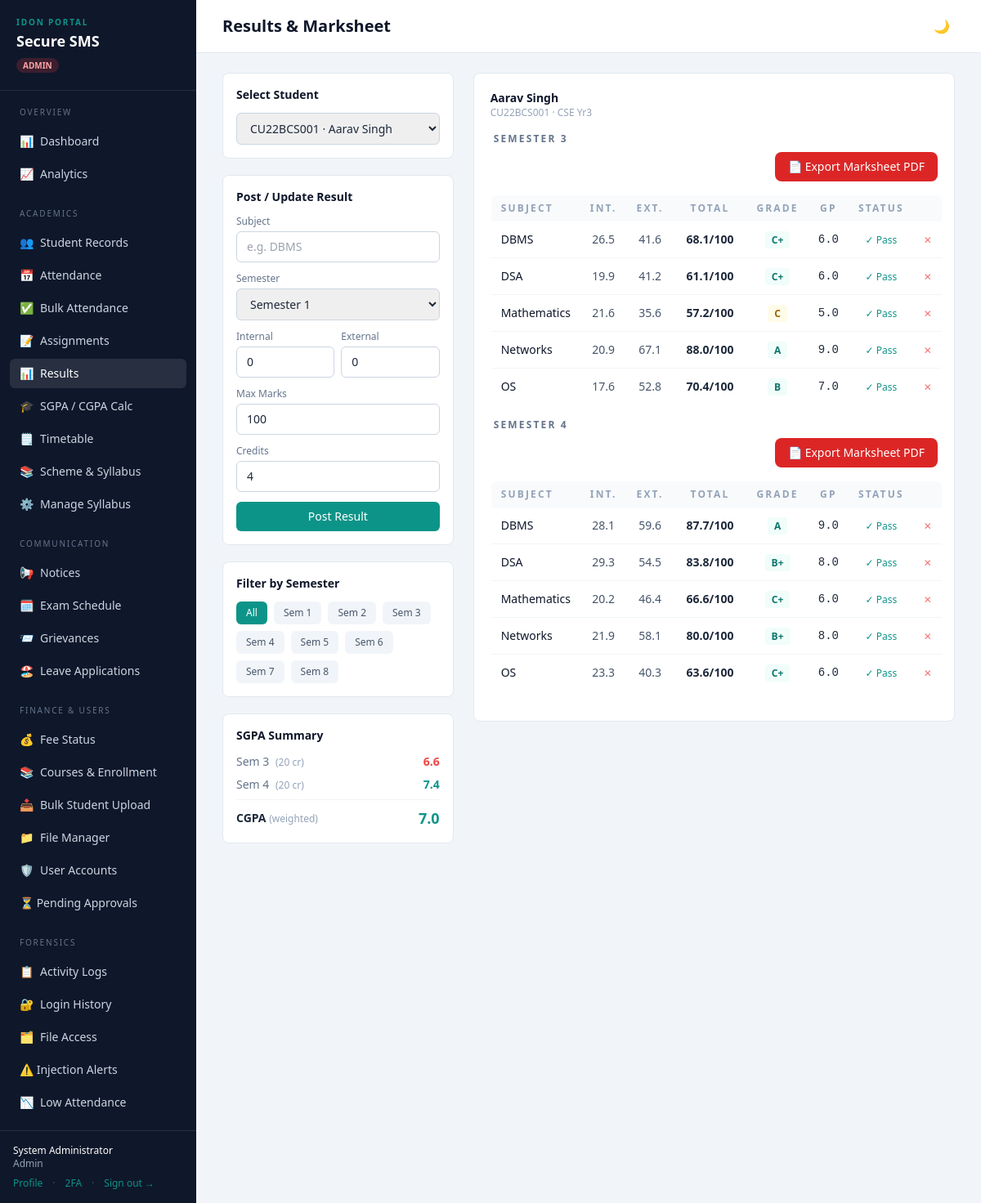
/results?student_id=1 (signed in), run on the app's committed database.
### tables this page shows
CREATE TABLE students (
    id           INTEGER PRIMARY KEY AUTOINCREMENT,
    roll_number  TEXT UNIQUE NOT NULL,
    full_name    TEXT NOT NULL,
    email        TEXT NOT NULL,
    department   TEXT NOT NULL,
    year         INTEGER NOT NULL,
    cgpa         REAL,
    phone        TEXT,
    created_by   INTEGER REFERENCES users(id),
    created_at   DATETIME DEFAULT CURRENT_TIMESTAMP,
    updated_at   DATETIME DEFAULT CURRENT_TIMESTAMP
, programme TEXT, current_semester INTEGER, user_id INTEGER REFERENCES users(id));

CREATE TABLE results (
    id             INTEGER PRIMARY KEY AUTOINCREMENT,
    student_id     INTEGER NOT NULL REFERENCES students(id) ON DELETE CASCADE,
    subject        TEXT NOT NULL,
    semester       INTEGER NOT NULL,
    internal_marks REAL DEFAULT 0,
    external_marks REAL DEFAULT 0,
    total_marks    REAL DEFAULT 0,
    max_marks      REAL DEFAULT 100,
    grade          TEXT,
    grade_points   REAL,
    status         TEXT NOT NULL DEFAULT 'pass',
    posted_by      INTEGER REFERENCES users(id),
    created_at     DATETIME DEFAULT CURRENT_TIMESTAMP, credits INTEGER DEFAULT 4,
    UNIQUE(student_id, subject, semester)
);

### app.py (the view)
@app.route("/results")
@login_required
def results():
    u = current_user()
    selected_student = None
    result_rows = []
    semester_summary = []
    students = []
    if u["role"] == "student":
        user_db = query_one("SELECT * FROM users WHERE id = ?", (u["id"],))
        selected_student = query_one(
            "SELECT * FROM students WHERE email = ? OR full_name = ?",
            (user_db["email"], user_db["full_name"])
        )
        sid = selected_student["id"] if selected_student else None
    else:
        students = query_all("SELECT id, roll_number, full_name FROM students ORDER BY roll_number")
        sid = request.args.get("student_id") or None
        if sid:
            selected_student = query_one("SELECT * FROM students WHERE id = ?", (sid,))
    sem = request.args.get("sem") or None
    if sid:
        if sem:
            result_rows = query_all(
                "SELECT * FROM results WHERE student_id = ? AND semester = ? ORDER BY subject",
                (sid, int(sem))
            )
        else:
            result_rows = query_all(
                "SELECT * FROM results WHERE student_id = ? ORDER BY semester, subject", (sid,)
            )
        semester_summary = query_all("""
            SELECT semester,
                   COUNT(*) subjects,
                   SUM(COALESCE(credits, 4)) total_credits,
                   ROUND(SUM(grade_points * COALESCE(credits, 4)) / NULLIF(SUM(COALESCE(credits, 4)), 0), 2) AS sgpa,
                   SUM(CASE WHEN status='fail' THEN 1 ELSE 0 END) backlogs
            FROM results WHERE student_id = ?
            GROUP BY semester ORDER BY semester
        """, (sid,))
        cgpa_row = query_one("""
            SELECT ROUND(
                SUM(grade_points * COALESCE(credits, 4)) /
                NULLIF(SUM(COALESCE(credits, 4)), 0), 2) AS cgpa,
                   SUM(COALESCE(credits, 4)) total_credits
            FROM results WHERE student_id = ?
        """, (sid,))
        cgpa = cgpa_row["cgpa"] if cgpa_row else None
    else:
        cgpa = None
    semesters = list(range(1, 9))
    fz.log_activity(request, u, "view", "results", f"student_id={sid}")
    return render_template("results.html", selected_student=selected_student,
                           result_rows=result_rows, semester_summary=semester_summary,
                           students=students, sid=int(sid) if sid else None,
                           sem=int(sem) if sem else None, semesters=semesters,
                           cgpa=cgpa)

### app.py (called while the page is built)
@app.context_processor
def inject_user():
    u = current_user()
    pending_count = 0
    if u and u.get("role") == "admin":
        row = query_one("SELECT COUNT(*) c FROM users WHERE status='pending'")
        pending_count = row["c"] if row else 0
    return {"user": u, "config": Config, "pending_count": pending_count}

### auth.py (called while the page is built)
def current_user():
    if "user_id" in session:
        return {
            "id": session["user_id"],
            "username": session.get("username"),
            "role": session.get("role"),
            "full_name": session.get("full_name"),
        }
    return None

def _check_session_timeout():
    last = session.get("_last_active")
    now = int(time())
    if last and (now - last) > Config.SESSION_TIMEOUT_SECONDS:
        session.clear()
        return True
    session["_last_active"] = now
    return False

def login_required(view):
    @wraps(view)
    def wrapped(*args, **kwargs):
        if "user_id" not in session:
            flash("Please sign in to continue.", "error")
            return redirect(url_for("login"))
        if _check_session_timeout():
            flash("Your session expired due to inactivity. Please sign in again.", "error")
            return redirect(url_for("login"))
        return view(*args, **kwargs)
    return wrapped

### database.py (called while the page is built)
def get_connection():
    conn = sqlite3.connect(Config.DB_PATH)
    conn.row_factory = sqlite3.Row
    conn.execute("PRAGMA foreign_keys = ON")
    return conn

def query_all(sql, params=()):
    conn = get_connection()
    rows = conn.execute(sql, params).fetchall()
    conn.close()
    return rows

def query_one(sql, params=()):
    conn = get_connection()
    row = conn.execute(sql, params).fetchone()
    conn.close()
    return row

def execute(sql, params=()):
    conn = get_connection()
    cur = conn.execute(sql, params)
    conn.commit()
    last_id = cur.lastrowid
    conn.close()
    return last_id

### forensics.py (called while the page is built)
def _client_ip(request):
    return request.headers.get("X-Forwarded-For", request.remote_addr) or "unknown"

### templates/results.html (shortened to what this page needs)
{% extends "base.html" %}
{% block heading %}Results &amp; Marksheet{% endblock %}
{% block content %}
<div class="grid lg:grid-cols-3 gap-6">
  <div class="space-y-5">
    {% if user.role in ('admin','faculty') %}
    <div class="bg-white rounded-lg border border-slate-200 p-4">
      <h3 class="text-sm font-semibold text-ink mb-3">Select Student</h3>
      <form method="get">
        <select name="student_id" onchange="this.form.submit()"
                class="w-full rounded-md border border-slate-300 px-3 py-2 text-sm focus:border-signal outline-none">
          {% for s in students %}
            <option value="{{ s.id }}" {{ 'selected' if sid == s.id else '' }}>
              {{ s.roll_number }} · {{ s.full_name }}
            </option>
          {% endfor %}
        </select>
      </form>
    </div>
    {% if selected_student %}
    <div class="bg-white rounded-lg border border-slate-200 p-4">
      <h3 class="text-sm font-semibold text-ink mb-3">Post / Update Result</h3>
      <form method="post" action="{{ url_for('result_post') }}" class="space-y-3">
        <div>
          <label class="block text-xs font-medium text-slate-500 mb-1">Subject</label>
          <input name="subject" required placeholder="e.g. DBMS"
                 class="w-full rounded-md border border-slate-300 px-3 py-2 text-sm focus:border-signal focus:ring-1 focus:ring-signal outline-none">
        </div>
        <div>
          <label class="block text-xs font-medium text-slate-500 mb-1">Semester</label>
          <select name="semester" class="w-full rounded-md border border-slate-300 px-3 py-2 text-sm focus:border-signal outline-none">
            {% for s in semesters %}<option value="{{ s }}">Semester {{ s }}</option>{% endfor %}
          </select>
        </div>
        <div class="grid grid-cols-2 gap-2">
          <div>
            <label class="block text-xs font-medium text-slate-500 mb-1">Internal</label>
            <input name="internal_marks" type="number" step="0.1" min="0" value="0"
                   class="w-full rounded-md border border-slate-300 px-3 py-2 text-sm focus:border-signal outline-none">
          </div>
          <div>
            <label class="block text-xs font-medium text-slate-500 mb-1">External</label>
            <input name="external_marks" type="number" step="0.1" min="0" value="0"
                   class="w-full rounded-md border border-slate-300 px-3 py-2 text-sm focus:border-signal outline-none">
          </div>
        </div>
        <div>
          <label class="block text-xs font-medium text-slate-500 mb-1">Max Marks</label>
          <input name="max_marks" type="number" value="100"
                 class="w-full rounded-md border border-slate-300 px-3 py-2 text-sm focus:border-signal outline-none">
        </div>
        <div>
          <label class="block text-xs font-medium text-slate-500 mb-1">Credits</label>
          <input name="credits" type="number" value="4" min="1" max="6"
                 class="w-full rounded-md border border-slate-300 px-3 py-2 text-sm focus:border-signal outline-none">
        </div>
        <button class="w-full bg-signal hover:bg-teal-700 text-white text-sm font-medium py-2 rounded-md transition">
          Post Result
        </button>
      </form>
    </div>
    {% endif %}
    {% endif %}
    {% if selected_student %}
    <div class="bg-white rounded-lg border border-slate-200 p-4">
      <h3 class="text-sm font-semibold text-ink mb-3">Filter by Semester</h3>
      <div class="flex flex-wrap gap-2">
        <a href="?{% if sid %}student_id={{ sid }}&{% endif %}"
           class="px-3 py-1.5 rounded-md text-xs font-medium {{ 'bg-signal text-white' if not sem else 'bg-slate-100 text-slate-600 hover:bg-slate-200' }}">
          All
        </a>
        {% for s in semesters %}
        <a href="?{% if sid %}student_id={{ sid }}&{% endif %}sem={{ s }}"
           class="px-3 py-1.5 rounded-md text-xs font-medium {{ 'bg-signal text-white' if sem==s else 'bg-slate-100 text-slate-600 hover:bg-slate-200' }}">
          Sem {{ s }}
        </a>
        {% endfor %}
      </div>
    </div>
    {% endif %}
    {% if semester_summary %}
    <div class="bg-white rounded-lg border border-slate-200 p-4">
      <h3 class="text-sm font-semibold text-ink mb-3">SGPA Summary</h3>
      <div class="space-y-2">
        {% for r in semester_summary %}
        <div class="flex items-center justify-between text-sm">
          <div>
            <span class="text-slate-500">Sem {{ r.semester }}</span>
            <span class="text-xs text-slate-400 ml-1">({{ r.total_credits }} cr)</span>
          </div>
          <div class="text-right">
            <span class="font-semibold {{ 'text-teal-600' if r.sgpa >= 7 else 'text-red-500' }}">
              {{ r.sgpa }}
            </span>
          </div>
        </div>
        {% endfor %}
        {% if cgpa %}
        <div class="pt-2 border-t border-slate-100 flex items-center justify-between text-sm font-semibold">
          <span>CGPA <span class="text-xs text-slate-400 font-normal">(weighted)</span></span>
          <span class="text-signal text-lg">{{ cgpa }}</span>
        </div>
        {% endif %}
      </div>
    </div>
    {% endif %}
  </div>
  <div class="lg:col-span-2">
    {% if selected_student %}
    <div class="bg-white rounded-lg border border-slate-200 p-5">
      <div class="flex items-center justify-between mb-4">
        <div>
          <h2 class="text-sm font-semibold text-ink">{{ selected_student.full_name }}</h2>
          <p class="text-xs text-slate-400">{{ selected_student.roll_number }} · {{ selected_student.department }} Yr{{ selected_student.year }}
          </p>
        </div>
      </div>
      {% if result_rows %}
      {% set current_sem = namespace(val=None) %}
      {% for r in result_rows %}
        {% if r.semester != current_sem.val %}
          {% if current_sem.val is not none %}</tbody></table></div>{% endif %}
          {% set current_sem.val = r.semester %}
          <div class="mb-4">
          <div class="text-xs font-semibold text-slate-500 eyebrow uppercase mb-2 px-1">Semester {{ r.semester }}</div>
  {% if selected_student or user.role == 'student' %}
  <div class="mb-4 flex justify-end">
    {% if user.role == 'student' %}
    <a href="{{ url_for('results_export_pdf') }}"
       class="inline-flex items-center gap-2 px-4 py-2 bg-red-600 text-white text-sm rounded-lg hover:bg-red-700 transition font-medium">
      📄 Export Marksheet PDF
    </a>
    {% else %}
    <a href="{{ url_for('results_export_pdf', student_id=selected_student.id) }}"
       class="inline-flex items-center gap-2 px-4 py-2 bg-red-600 text-white text-sm rounded-lg hover:bg-red-700 transition font-medium">
      📄 Export Marksheet PDF
    </a>
    {% endif %}
  </div>
  {% endif %}
<table class="w-full text-sm evidence border border-slate-100 rounded-lg overflow-hidden">
            <thead class="bg-slate-50 text-xs eyebrow uppercase text-slate-400">
              <tr>
                <th class="px-3 py-2 text-left">Subject</th>
                <th class="px-3 py-2 text-center">Int.</th>
                <th class="px-3 py-2 text-center">Ext.</th>
                <th class="px-3 py-2 text-center">Total</th>
                <th class="px-3 py-2 text-center">Grade</th>
                <th class="px-3 py-2 text-center">GP</th>
                <th class="px-3 py-2 text-center">Status</th>
                {% if user.role == 'admin' %}<th class="px-3 py-2"></th>{% endif %}
              </tr>
            </thead>
            <tbody class="divide-y divide-slate-100">
        {% endif %}
            <tr class="hover:bg-slate-50">
              <td class="px-3 py-2 font-medium text-ink">{{ r.subject }}</td>
              <td class="px-3 py-2 text-center text-slate-600">{{ "%.1f"|format(r.internal_marks) }}</td>
              <td class="px-3 py-2 text-center text-slate-600">{{ "%.1f"|format(r.external_marks) }}</td>
              <td class="px-4 py-3 text-center font-semibold">{{ "%.1f"|format(r.total_marks) }}/{{ r.max_marks|int }}</td>
              <td class="px-3 py-2 text-center">
                <span class="px-2 py-0.5 rounded font-bold text-xs
                  {{ 'bg-teal-50 text-teal-700' if r.grade not in ('F','C') else 'bg-red-50 text-red-700' if r.grade=='F' else 'bg-yellow-50 text-yellow-700' }}">
                  {{ r.grade }}
                </span>
              </td>
              <td class="px-3 py-2 text-center font-mono">{{ r.grade_points }}</td>
              <td class="px-3 py-2 text-center">
                <span class="text-xs {{ 'text-teal-600' if r.status=='pass' else 'text-red-500' }}">
                  {{ '✓ Pass' if r.status == 'pass' else '✗ Fail' }}
                </span>
              </td>
              {% if user.role == 'admin' %}
              <td class="px-3 py-2 text-right">
                <form method="post" action="{{ url_for('result_delete', rid=r.id) }}"
                      onsubmit="return confirm('Delete this result?')" class="inline">
                  <button class="text-red-400 hover:text-red-600 text-xs">✕</button>
                </form>
              </td>
              {% endif %}
            </tr>
      {% endfor %}
      {% if result_rows %}</tbody></table></div>{% endif %}
      {% else %}
      <p class="text-sm text-slate-400 py-6 text-center">No results posted yet for this student.</p>
      {% endif %}
    </div>
    {% endif %}
  </div>
</div>
{% endblock %}

### templates/base.html (style rules this page uses)
body { -webkit-font-smoothing: antialiased; }
.eyebrow { letter-spacing: .18em; }
table.evidence td, table.evidence th { font-variant-numeric: tabular-nums; }
:root,[data-theme="light"] { --bg-page: #f1f5f9; --bg-sidebar: #0f172a; --bg-card: #ffffff; --text-main: #1e293b; --text-muted: #64748b; --border-col: #e2e8f0; --header-bg: #ffffff; --table-row-alt: #f8fafc; }
body { background-color: var(--bg-page); color: var(--text-main); }

### data on the page
students: full_name "Aarav Singh", roll_number "CU22BCS001", department "CSE", year "3"
results: semester "3", subject "DBMS", internal_marks "26.5", external_marks "41.6", total_marks "68.1", max_marks "100", grade "C+", grade_points "6.0", status "✓ Pass"
results: subject "DSA", internal_marks "19.9", external_marks "41.2", total_marks "61.1", max_marks "100", grade "C+", grade_points "6.0", status "✓ Pass"
results: subject "Mathematics", internal_marks "21.6", external_marks "35.6", total_marks "57.2", max_marks "100", grade "C", grade_points "5.0", status "✓ Pass"
results: subject "Networks", internal_marks "20.9", external_marks "67.1", total_marks "88.0", max_marks "100", grade "A", grade_points "9.0", status "✓ Pass"
results: subject "OS", internal_marks "17.6", external_marks "52.8", total_marks "70.4", max_marks "100", grade "B", grade_points "7.0", status "✓ Pass"
results: semester "4", subject "DBMS", internal_marks "28.1", external_marks "59.6", total_marks "87.7", max_marks "100", grade "A", grade_points "9.0", status "✓ Pass"
results: subject "DSA", internal_marks "29.3", external_marks "54.5", total_marks "83.8", max_marks "100", grade "B+", grade_points "8.0", status "✓ Pass"
results: subject "Mathematics", internal_marks "20.2", external_marks "46.4", total_marks "66.6", max_marks "100", grade "C+", grade_points "6.0", status "✓ Pass"
results: subject "Networks", internal_marks "21.9", external_marks "58.1", total_marks "80.0", max_marks "100", grade "B+", grade_points "8.0", status "✓ Pass"
results: subject "OS", internal_marks "23.3", external_marks "40.3", total_marks "63.6", max_marks "100", grade "C+", grade_points "6.0", status "✓ Pass"

### other printed values
{{ icon }} "📊 📈 👥 📅 ✅ 📝 📊 🎓 🗒️ 📚 ⚙️ 📢 🗓️ 📨 🏖️ 💰 📚 📥 📁 🛡️ 📋 🔐 🗂️ 📉"
{{ user.full_name }} "System Administrator"
{{ user.role }} "Admin"
{{ s }} "1" "2" "3" "4" "5" "6" "7" "8"
{{ r.semester }} "3" "4"
{{ r.total_credits }} "20" "20"
{{ r.sgpa }} "6.6" "7.4"
{{ cgpa }} "7.0"
form field student_id "CU22BCS001 · Aarav Singh"
